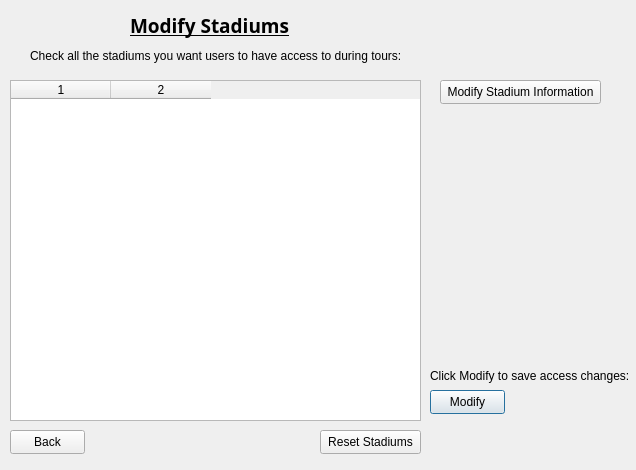
<?xml version="1.0" encoding="UTF-8"?>
<ui version="4.0">
 <class>ModStadiums</class>
 <widget class="QDialog" name="ModStadiums">
  <property name="geometry">
   <rect>
    <x>0</x>
    <y>0</y>
    <width>636</width>
    <height>470</height>
   </rect>
  </property>
  <property name="windowTitle">
   <string>Dialog</string>
  </property>
  <widget class="QLabel" name="labelTitle">
   <property name="geometry">
    <rect>
     <x>130</x>
     <y>-10</y>
     <width>181</width>
     <height>71</height>
    </rect>
   </property>
   <property name="font">
    <font>
     <family>Segoe Print</family>
     <pointsize>14</pointsize>
     <bold>true</bold>
     <underline>true</underline>
    </font>
   </property>
   <property name="text">
    <string>Modify Stadiums</string>
   </property>
  </widget>
  <widget class="QLabel" name="labelSubtitle">
   <property name="geometry">
    <rect>
     <x>30</x>
     <y>40</y>
     <width>391</width>
     <height>31</height>
    </rect>
   </property>
   <property name="text">
    <string>Check all the stadiums you want users to have access to during tours:</string>
   </property>
  </widget>
  <widget class="QTableWidget" name="StadiumModtable">
   <property name="geometry">
    <rect>
     <x>10</x>
     <y>80</y>
     <width>411</width>
     <height>341</height>
    </rect>
   </property>
   <property name="columnCount">
    <number>2</number>
   </property>
   <attribute name="horizontalHeaderVisible">
    <bool>true</bool>
   </attribute>
   <column/>
   <column/>
  </widget>
  <widget class="QPushButton" name="buttonModify">
   <property name="geometry">
    <rect>
     <x>430</x>
     <y>390</y>
     <width>75</width>
     <height>24</height>
    </rect>
   </property>
   <property name="text">
    <string>Modify</string>
   </property>
  </widget>
  <widget class="QLabel" name="labelSaveChanges">
   <property name="geometry">
    <rect>
     <x>430</x>
     <y>360</y>
     <width>201</width>
     <height>31</height>
    </rect>
   </property>
   <property name="text">
    <string>Click Modify to save access changes:</string>
   </property>
  </widget>
  <widget class="QPushButton" name="buttonBack">
   <property name="geometry">
    <rect>
     <x>10</x>
     <y>430</y>
     <width>75</width>
     <height>24</height>
    </rect>
   </property>
   <property name="text">
    <string>Back</string>
   </property>
  </widget>
  <widget class="QPushButton" name="buttonReset">
   <property name="geometry">
    <rect>
     <x>320</x>
     <y>430</y>
     <width>101</width>
     <height>24</height>
    </rect>
   </property>
   <property name="text">
    <string>Reset Stadiums</string>
   </property>
  </widget>
  <widget class="QPushButton" name="buttonModInfo">
   <property name="geometry">
    <rect>
     <x>440</x>
     <y>80</y>
     <width>161</width>
     <height>24</height>
    </rect>
   </property>
   <property name="text">
    <string>Modify Stadium Information</string>
   </property>
  </widget>
 </widget>
 <resources/>
 <connections/>
</ui>
